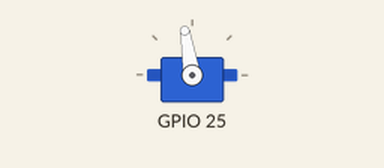
This program was run on a simulated ESP32 board running MicroPython. Shown: servo. Servo angles are drawn from the pulse width (0.5 ms = 0°, 2.5 ms = 180°).

Above: at 0.05 s.
At 0.45 s:
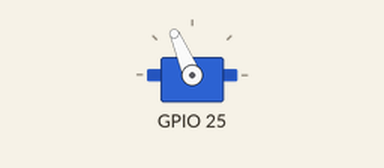
At 0.95 s:
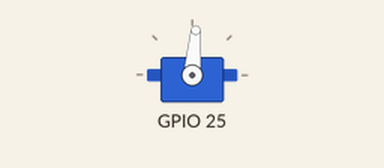
Timing chart, 0 to 3.0 s (numbered marks = the images above):
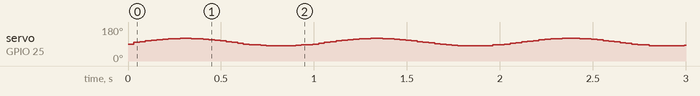

The program:

oscillator.py
```python
# (licence header left out)
import math
import time
import machine


class Servo:
    def __init__(self, freq=50, max_ang=180):
        self.freq = freq
        self.max_ang = max_ang
        self.pin = None
        self.pwm = None
        self._attached = False

    def attach(self, pin):
        self.pin = machine.Pin(pin)
        self.pwm = machine.PWM(self.pin, freq=self.freq)
        self._attached = True

    def detach(self):
        self.pwm.deinit()
        self._attached = False

    def attached(self):
        return self._attached

    def write(self, degrees):
        """Move to the specified angle in ``degrees``."""
        degrees = degrees % 360
        if degrees < 0:
            degrees += 360
        if degrees > 180:
            degrees = 180
        duty = int(degrees * 102 / 180 + 26)
        self.pwm.duty(duty)

    def __deinit__(self):
        self.pwm.deinit()


class Oscillator:
    def __init__(self, trim=0):
        # Oscillators parameters
        self._A = 0  # Amplitude (degrees)
        self._O = 0  # Offset (degrees)
        self._T = 0  # Period (ms)
        self._phase0 = 0.0  # Phase (radians)

        # Internal variables
        self._servo = Servo()  # Servo that is attached to the oscillator
        self._pos = 0  # Current servo pos
        self._trim = trim  # Calibration offset
        self._phase = 0.0  # Current phase
        self._inc = 0.0  # Increment of phase
        self._N = 0.0  # Number of samples
        self._TS = 0  # sampling period (ms)
        self._previousMillis = 0
        self._currentMillis = 0
        self._stop = True  # Oscillation mode. If true, the servo is stopped
        self._rev = False  # Reverse mode

    # -- Attach an oscillator to a servo
    # -- Input: pin is the pin were the servo is connected
    def attach(self, pin, rev=False):
        if not self._servo.attached():  # -- If the oscillator is detached,
            self._servo.attach(pin)  # -- Attach the servo and move it to the home position
            self._servo.write(90 + self._trim)

            # -- Initialization of oscilaltor parameters
            self._TS = 30
            self._T = 2000
            self._N = self._T / self._TS
            self._inc = 2 * math.pi / self._N
            self._previousMillis = 0

            # -- Default parameters
            self._A = 45
            self._phase = 0
            self._phase0 = 0
            self._O = 0
            self._stop = False

            # -- Reverse mode
            self._rev = rev

    # -- Detach an oscillator from his servo
    def detach(self):
        if self._servo.attached():  # -- If the oscillator is attached,
            self._servo.detach()

    # --  Set the oscillator Amplitude (degrees)
    def SetA(self, A):
        self._A = A

    # -- Set the oscillator Offset (degrees)
    def SetO(self, O):
        self._O = O

    # -- Set the oscillator Phase (radians)
    def SetPh(self, Ph):
        self._phase0 = Ph

    # -- Set the oscillator period, ms
    def SetT(self, T):
        self._T = T  # -- Assign the period
        self._N = self._T / self._TS  # -- Recalculate the parameters
        self._inc = 2 * math.pi / self._N

    # -- Manual set of the position
    def SetPosition(self, position):
        self._servo.write(position + self._trim)

    # -- SetTrim
    def SetTrim(self, trim):
        self._trim = trim

    # -- getTrim
    def getTrim(self):
        return self._trim

    # -- Stop
    def Stop(self):
        self._stop = True

    # -- Play
    def Play(self):
        self._stop = False

    # -- Reset
    def Reset(self):
        self._phase = 0

    # -- should be taken (i.e. the TS time has passed since
    # -- the last sample was taken
    def __next_sample(self):
        self._currentMillis = time.ticks_ms()  # -- Read current time
        if self._currentMillis - self._previousMillis > self._TS:
            self._previousMillis = self._currentMillis;
            return True
        return False

    """
    This function should be periodically called
    in order to maintain the oscillations. It calculates
    if another sample should be taken and position the servo if so
    """

    def refresh(self):
        if self.__next_sample():  # -- Only When TS milliseconds have passed, sample is obtained
            if not self._stop:  # -- If the oscillator is not stopped, the servo position
                self._pos = round(self._A * math.sin(
                    self._phase + self._phase0) + self._O)  # -- Sample the sine function and set the servo pos
                if self._rev:
                    self._pos = -self._pos
                self._servo.write(self._pos + 90 + self._trim)

            # -- Increment the phase
            # -- It is always increased, when the oscillator is stop
            # -- so that the coordination is always kept
            self._phase = self._phase + self._inc


if __name__ == '__main__':
    # 振荡器
    os = Oscillator()
    os.attach(pin=25)

    # (参考)正弦函数公式: y = A⋅sin(2πx/T + Ph) + O

    # A（Amplitude）：振幅(角度 degrees -90~90)，它决定了舵机摆动的幅度。
    os.SetA(A=20)

    # O（Offset）：偏移量(角度 degrees -90~90)，y轴偏移值, 它可以用来设置舵机的初始位置。
    os.SetO(O=10)

    # T（Period）：周期(毫秒 ms)，振荡器一个完整周期的时间长度
    os.SetT(T=1000)

    # Ph（Phase）：相位(弧度 radians 0~2π)，x轴偏移值
    os.SetPh(Ph=0)

    while True:
        os.refresh()
```
